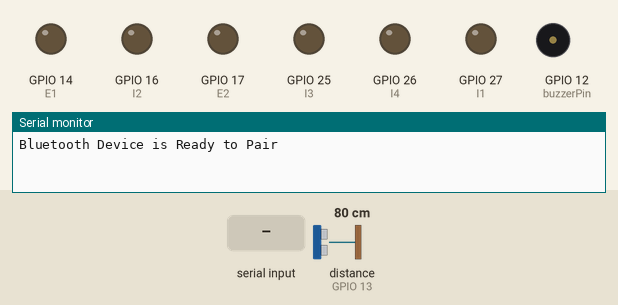
Recording of a sketch running on a simulated ESP32. Parts: output pins drawn as LEDs (lit = HIGH), buzzer (waves = sounding), the last lines printed to the serial monitor. The test bench sets the inputs (shaded band); at power-on: distance to the obstacle (sensor on GPIO 13) 80 cm. The echo pulse lasts 58.3 µs per cm; nothing arrives over Bluetooth unless stated; pins used as bus, display or sensor lines are not drawn.

Above: at 1.2 s.
1.3 s: "3" received over the second serial link
At 1.8 s:
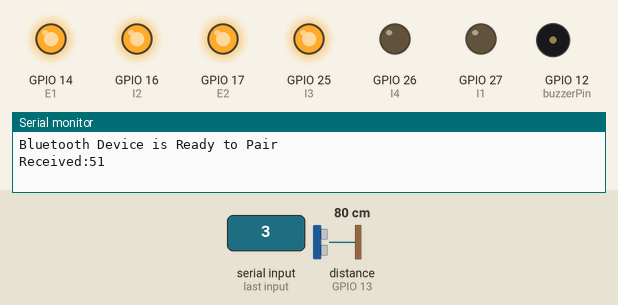
2.8 s: "1" received over the second serial link
At 3.1 s:
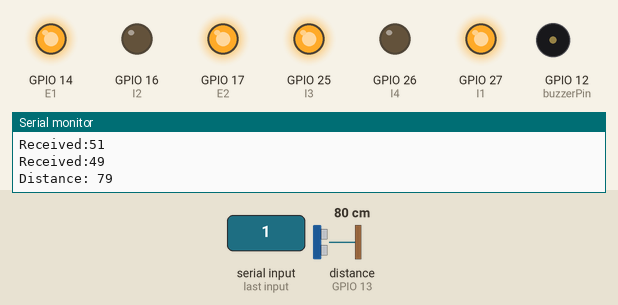
4.3 s: "4" received over the second serial link
At 5.2 s:
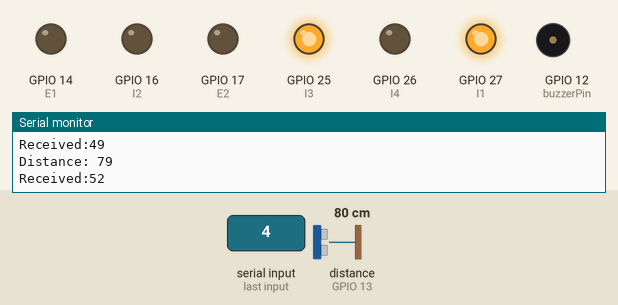
5.8 s: "2" received over the second serial link
At 6.3 s:
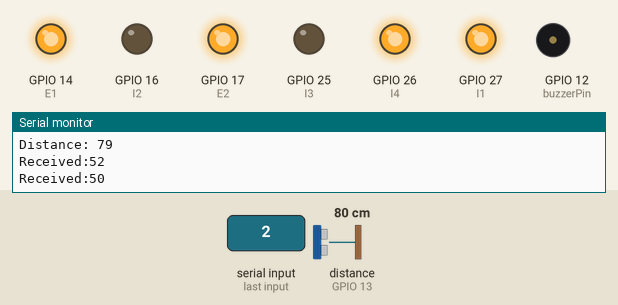
7.3 s: "0" received over the second serial link
At 8.5 s:
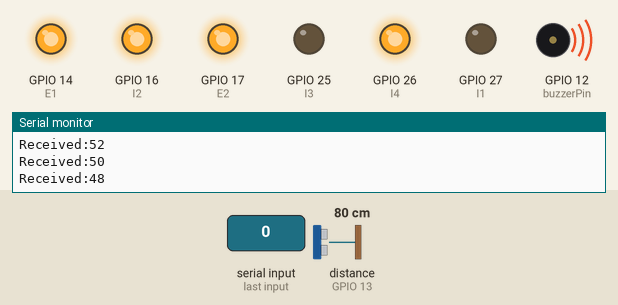
8.8 s: "4" received over the second serial link
At 9.8 s:
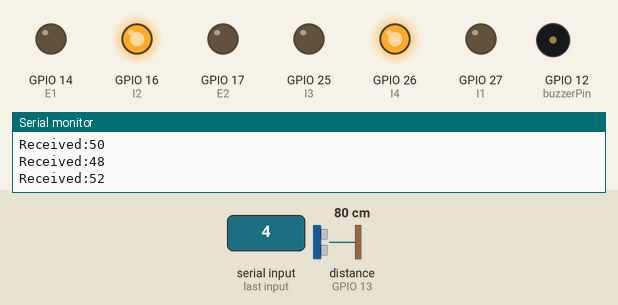
Timing chart, 0 to 11.3 s (numbered marks = the images above; inputs shaded):
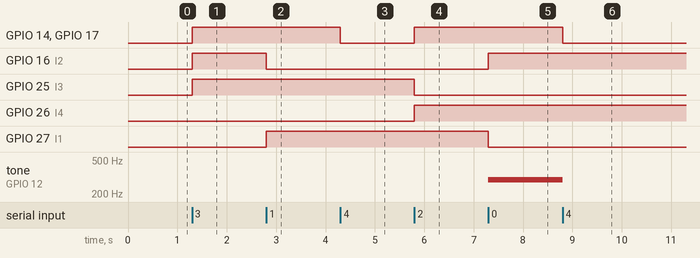

Measured:
- after the input at 1.3 s, GPIO 14 (E1), GPIO 16 (I2), GPIO 17 (E2), GPIO 25 (I3): LOW → HIGH at once
- after the input at 2.8 s, GPIO 16 (I2): HIGH → LOW at once; GPIO 27 (I1): LOW → HIGH at once
- after the input at 4.3 s, GPIO 14 (E1), GPIO 17 (E2): HIGH → LOW at once
- after the input at 5.8 s, GPIO 14 (E1), GPIO 17 (E2), GPIO 26 (I4): LOW → HIGH at once; GPIO 25 (I3): HIGH → LOW at once
- after the input at 7.3 s, GPIO 16 (I2): LOW → HIGH at once; GPIO 27 (I1): HIGH → LOW at once; tone on GPIO 12 (buzzerPin): silent → 293 Hz at once
- after the input at 8.8 s, GPIO 14 (E1), GPIO 17 (E2): HIGH → LOW at once; tone on GPIO 12 (buzzerPin): 293 Hz → silent at once

The sketch:

resko.ino
```cpp
#include "BluetoothSerial.h"

#define E1 14
#define E2 17

#define I1 27
#define I2 16
#define I3 25
#define I4 26

#define buzzerPin 12

#define trigPin 5
#define echoPin 13


const int TONE_PWM_CHANNEL = 0;
int playBuzzer = 0;
int goingBack = 0;
int onObstacle = 0;

long duration;
int distance;

BluetoothSerial ESP_BT;
int incoming;

void setup() {
  pinMode(E1, OUTPUT);
  pinMode(E2, OUTPUT);

  pinMode(I1, OUTPUT);
  pinMode(I2, OUTPUT);
  pinMode(I3, OUTPUT);
  pinMode(I4, OUTPUT);

  Serial.begin(9600);
  ESP_BT.begin("RESKO_BT");
  Serial.println("Bluetooth Device is Ready to Pair");

  pinMode(trigPin, OUTPUT);
  pinMode(echoPin, INPUT);
  ledcAttachPin(buzzerPin, TONE_PWM_CHANNEL);
}

void toneBack() {
  ledcWriteNote(TONE_PWM_CHANNEL, NOTE_D, 4);
}

void toneBeep() {
  ledcWriteNote(TONE_PWM_CHANNEL, NOTE_G, 5);
}

void noTone() {
  ledcWrite(TONE_PWM_CHANNEL, 0);
}

void forward() {
  digitalWrite(E1, HIGH);
  digitalWrite(E2, HIGH);

  digitalWrite(I1, HIGH);
  digitalWrite(I2, LOW);
  digitalWrite(I3, HIGH);
  digitalWrite(I4, LOW);

  ESP_BT.println("Moving forward.");
}

void back() {
  digitalWrite(E1, HIGH);
  digitalWrite(E2, HIGH);

  digitalWrite(I1, LOW);
  digitalWrite(I2, HIGH);
  digitalWrite(I3, LOW);
  digitalWrite(I4, HIGH);

  ESP_BT.println("Going back.");
}

void left() {
  digitalWrite(E1, HIGH);
  digitalWrite(E2, HIGH);

  digitalWrite(I1, HIGH);
  digitalWrite(I2, LOW);
  digitalWrite(I3, LOW);
  digitalWrite(I4, HIGH);

  ESP_BT.println("Turning left.");
}

void right() {
  digitalWrite(E1, HIGH);
  digitalWrite(E2, HIGH);

  digitalWrite(I1, LOW);
  digitalWrite(I2, HIGH);
  digitalWrite(I3, HIGH);
  digitalWrite(I4, LOW);

  ESP_BT.println("Turning right.");
}

void stop() {
  digitalWrite(E1, LOW);
  digitalWrite(E2, LOW);
  ESP_BT.println("Stopped");
}

void getDistance() {
  digitalWrite(trigPin, LOW);
  delayMicroseconds(2);

  digitalWrite(trigPin, HIGH);
  delayMicroseconds(10);
  digitalWrite(trigPin, LOW);

  duration = pulseIn(echoPin, HIGH);
  distance = duration * 0.034 / 2;

  Serial.print("Distance: ");
  Serial.println(distance);
  if (distance < 10) {
    toneBeep();
    stop();
  }
}

void loop() {
  if (ESP_BT.available())
  {
    incoming = ESP_BT.read();
    Serial.print("Received:");
    Serial.println(incoming);
    if (incoming == 52) {
      stop();
      noTone();
    }
    if (incoming == 51) {
      //ocite
      noTone();
      right();
    }
    if (incoming == 50) {
      //ocite
      noTone();
      left();
    }
    if (incoming == 49)
    {
      noTone();
      forward();
      getDistance();
    }
    if (incoming == 48)
    {
      toneBack();
      back();
    }

  }
}
```
